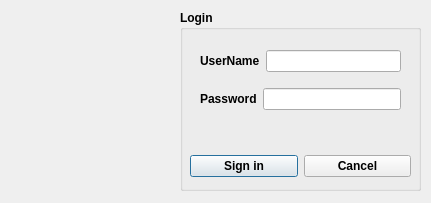
<?xml version="1.0" encoding="UTF-8"?>
<ui version="4.0">
 <class>DialogLogin</class>
 <widget class="QDialog" name="DialogLogin">
  <property name="geometry">
   <rect>
    <x>0</x>
    <y>0</y>
    <width>431</width>
    <height>203</height>
   </rect>
  </property>
  <property name="windowTitle">
   <string>Dialog</string>
  </property>
  <widget class="QGroupBox" name="groupBox">
   <property name="geometry">
    <rect>
     <x>180</x>
     <y>10</y>
     <width>241</width>
     <height>181</height>
    </rect>
   </property>
   <property name="font">
    <font>
     <weight>75</weight>
     <italic>false</italic>
     <bold>true</bold>
    </font>
   </property>
   <property name="title">
    <string>Login</string>
   </property>
   <property name="flat">
    <bool>true</bool>
   </property>
   <widget class="QWidget" name="layoutWidget">
    <property name="geometry">
     <rect>
      <x>10</x>
      <y>140</y>
      <width>221</width>
      <height>32</height>
     </rect>
    </property>
    <layout class="QHBoxLayout" name="horizontalLayout_3">
     <item>
      <widget class="QPushButton" name="pushButton_signin">
       <property name="text">
        <string>Sign in</string>
       </property>
      </widget>
     </item>
     <item>
      <widget class="QPushButton" name="pushButton_cancel">
       <property name="text">
        <string>Cancel</string>
       </property>
      </widget>
     </item>
    </layout>
   </widget>
   <widget class="QWidget" name="">
    <property name="geometry">
     <rect>
      <x>20</x>
      <y>30</y>
      <width>201</width>
      <height>81</height>
     </rect>
    </property>
    <layout class="QVBoxLayout" name="verticalLayout">
     <item>
      <layout class="QHBoxLayout" name="horizontalLayout_2">
       <item>
        <widget class="QLabel" name="label_userName">
         <property name="text">
          <string>UserName</string>
         </property>
        </widget>
       </item>
       <item>
        <widget class="QLineEdit" name="lineEdit_userName"/>
       </item>
      </layout>
     </item>
     <item>
      <layout class="QHBoxLayout" name="horizontalLayout">
       <item>
        <widget class="QLabel" name="label_password">
         <property name="text">
          <string>Password</string>
         </property>
        </widget>
       </item>
       <item>
        <widget class="QLineEdit" name="lineEdit_password">
         <property name="echoMode">
          <enum>QLineEdit::Password</enum>
         </property>
        </widget>
       </item>
      </layout>
     </item>
    </layout>
   </widget>
  </widget>
  <widget class="QLabel" name="label_iconLogin">
   <property name="geometry">
    <rect>
     <x>10</x>
     <y>40</y>
     <width>151</width>
     <height>111</height>
    </rect>
   </property>
   <property name="text">
    <string/>
   </property>
  </widget>
 </widget>
 <resources/>
 <connections/>
</ui>
